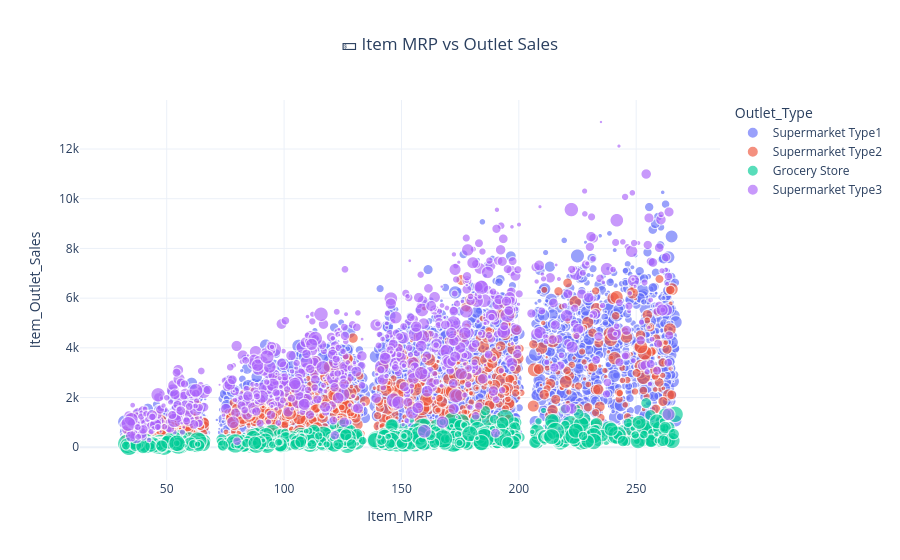

The code cell stored with this chart in its notebook:
### Markdown cell above
## 11. Item MRP vs Sales

### Code cell
fig = px.scatter(
    data,
    x="Item_MRP",
    y="Item_Outlet_Sales",
    color="Outlet_Type",
    size="Item_Visibility",
    hover_data=[
        "Item_Identifier",
        "Item_Type",
        "Outlet_Identifier",
        "Outlet_Location_Type"
    ],
    opacity=0.65,
    title="💵 Item MRP vs Outlet Sales",
    template="plotly_white"
)

fig.update_layout(title_x=0.5)

fig.show()

### Figure 1 — Plotly figure (JSON) as saved in the notebook; plotly's stock layout.template omitted (floating-point values rounded to 4 significant figures; data arrays with more than 128 entries replaced by an {"elided": "..."} marker saying what was removed)
{"data": [{"customdata": {"elided": "5577x4 str values"}, "hovertemplate": "Outlet_Type=Supermarket Type1<br>Item_MRP=%{x}<br>Item_Outlet_Sales=%{y}<br>Item_Visibility=%{marker.size}<br>Item_Identifier=%{customdata[0]}<br>Item_Type=%{customdata[1]}<br>Outlet_Identifier=%{customdata[2]}<br>Outlet_Location_Type=%{customdata[3]}<extra></extra>", "legendgroup": "Supermarket Type1", "marker": {"color": "#636efa", "opacity": 0.65, "size": {"elided": "5577 float values"}, "sizemode": "area", "sizeref": 0.000821, "symbol": "circle"}, "mode": "markers", "name": "Supermarket Type1", "showlegend": true, "type": "scattergl", "x": {"elided": "5577 float values"}, "xaxis": "x", "y": {"elided": "5577 float values"}, "yaxis": "y"}, {"customdata": {"elided": "928x4 str values"}, "hovertemplate": "Outlet_Type=Supermarket Type2<br>Item_MRP=%{x}<br>Item_Outlet_Sales=%{y}<br>Item_Visibility=%{marker.size}<br>Item_Identifier=%{customdata[0]}<br>Item_Type=%{customdata[1]}<br>Outlet_Identifier=%{customdata[2]}<br>Outlet_Location_Type=%{customdata[3]}<extra></extra>", "legendgroup": "Supermarket Type2", "marker": {"color": "#EF553B", "opacity": 0.65, "size": {"elided": "928 float values"}, "sizemode": "area", "sizeref": 0.000821, "symbol": "circle"}, "mode": "markers", "name": "Supermarket Type2", "showlegend": true, "type": "scattergl", "x": {"elided": "928 float values"}, "xaxis": "x", "y": {"elided": "928 float values"}, "yaxis": "y"}, {"customdata": {"elided": "1083x4 str values"}, "hovertemplate": "Outlet_Type=Grocery Store<br>Item_MRP=%{x}<br>Item_Outlet_Sales=%{y}<br>Item_Visibility=%{marker.size}<br>Item_Identifier=%{customdata[0]}<br>Item_Type=%{customdata[1]}<br>Outlet_Identifier=%{customdata[2]}<br>Outlet_Location_Type=%{customdata[3]}<extra></extra>", "legendgroup": "Grocery Store", "marker": {"color": "#00cc96", "opacity": 0.65, "size": {"elided": "1083 float values"}, "sizemode": "area", "sizeref": 0.000821, "symbol": "circle"}, "mode": "markers", "name": "Grocery Store", "showlegend": true, "type": "scattergl", "x": {"elided": "1083 float values"}, "xaxis": "x", "y": {"elided": "1083 float values"}, "yaxis": "y"}, {"customdata": {"elided": "935x4 str values"}, "hovertemplate": "Outlet_Type=Supermarket Type3<br>Item_MRP=%{x}<br>Item_Outlet_Sales=%{y}<br>Item_Visibility=%{marker.size}<br>Item_Identifier=%{customdata[0]}<br>Item_Type=%{customdata[1]}<br>Outlet_Identifier=%{customdata[2]}<br>Outlet_Location_Type=%{customdata[3]}<extra></extra>", "legendgroup": "Supermarket Type3", "marker": {"color": "#ab63fa", "opacity": 0.65, "size": {"elided": "935 float values"}, "sizemode": "area", "sizeref": 0.000821, "symbol": "circle"}, "mode": "markers", "name": "Supermarket Type3", "showlegend": true, "type": "scattergl", "x": {"elided": "935 float values"}, "xaxis": "x", "y": {"elided": "935 float values"}, "yaxis": "y"}], "layout": {"legend": {"itemsizing": "constant", "title": {"text": "Outlet_Type"}, "tracegroupgap": 0}, "title": {"text": "💵 Item MRP vs Outlet Sales", "x": 0.5}, "xaxis": {"anchor": "y", "domain": [0, 1], "title": {"text": "Item_MRP"}}, "yaxis": {"anchor": "x", "domain": [0, 1], "title": {"text": "Item_Outlet_Sales"}}}}
